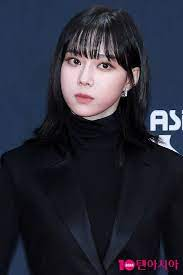
#> input picture computer-vision-studies/에스파윈터/에스파윈터1.jpg, 183 x 275 px, found by its file name
$ python 1.3_matplotlib.py
#> lines starting #> are read from the running program, lines starting #| are printed output that depends on the picture; pictures that were not available may be replaced by others from this repository, and a replacement may not be noted
import matplotlib.pyplot as plt
import numpy as np

# [14 lines of commented-out code are left out]

"""
- : 실선
-. : 점 이음선
. : 점
o : 원
^ : 정삼각형
> : 우 삼각형
2 : 작은 정삼각형
4 : 작은 우 삼각형
p : 오각형
h : 육각형
D : 다이아몬드 표
-- : 이음선
: : 점선
, : 픽셀
v : 역삼각형
< : 좌 삼각형
1 : 작은 역삼각형
3 : 작은 좌 삼각형
s : 사각형
* : 별표
+ : 더하기 표
x : 엑스 표
"""

# [27 lines of commented-out code are left out]
import cv2
# [5 lines of commented-out code are left out]

img1 = cv2.imread('/Users/Danny/Desktop/GitHub/coding-academy-jioh/computer-vision-studies/에스파윈터/에스파윈터1.jpg')
#> img1 is the input picture: shape (275, 183, 3); mean B, G, R 56.7, 43, 42.1
img2 = cv2.imread('/Users/Danny/Desktop/GitHub/coding-academy-jioh/computer-vision-studies/에스파윈터/에스파윈터2.jpg')
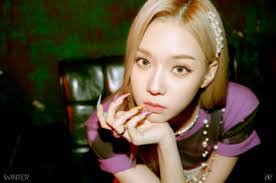
#> input picture computer-vision-studies/에스파윈터/에스파윈터105.jpg, 276 x 183 px, given in place of 에스파윈터2.jpg, which was not available
#> img2 is the input picture: shape (183, 276, 3); mean B, G, R 53.6, 70.6, 82.3
img3 = cv2.imread('/Users/Danny/Desktop/GitHub/coding-academy-jioh/computer-vision-studies/에스파윈터/에스파윈터3.jpg')
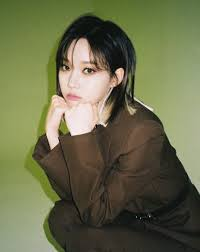
#> input picture computer-vision-studies/에스파윈터/에스파윈터107.jpg, 200 x 252 px, given in place of 에스파윈터3.jpg, which was not available
#> img3 is the input picture: shape (252, 200, 3); mean B, G, R 75.1, 107.8, 105.8

plt.subplot(1,3,1)
plt.imshow(img1[:,:,::-1])


plt.subplot(1,3,2)
plt.imshow(img2[:,:,::-1])


plt.subplot(1,3,3)
plt.imshow(img3[:,:,::-1])
plt.show()
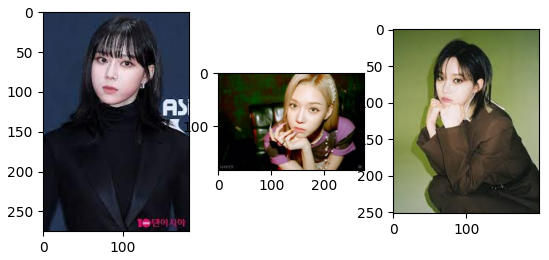
#> figure drawn by matplotlib, 3 panels
